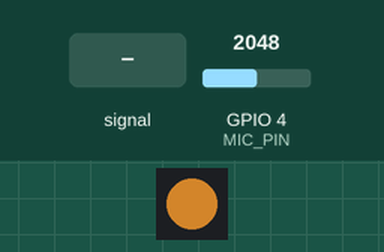
Simulated run of this sketch. Board: ESP32. Parts: 1 RGB LEDs in strip order, left to right. Inputs (shaded band) come from the test bench; at power-on: GPIO 4 (MIC_PIN) = 2048 (analog values on the 0–4095 scale). Dim RGB values are drawn brighter than linear.

Above: at 1.2 s.
1.3 s: GPIO 4 (MIC_PIN) set to 36
At 1.8 s:
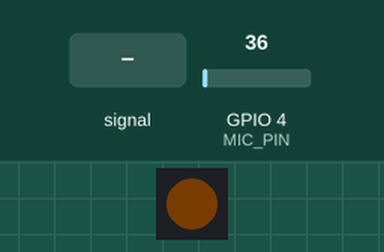
2.8 s: GPIO 4 (MIC_PIN) set to 31
At 4.0 s:
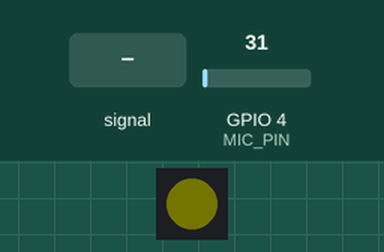
4.3 s: GPIO 4 (MIC_PIN) set to 0
At 5.3 s:
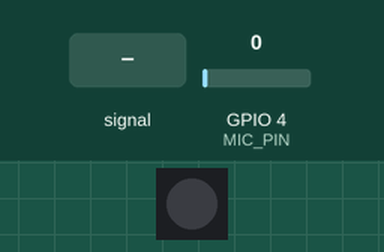
5.8 s: GPIO 4 (MIC_PIN) set to 2047
At 6.5 s:
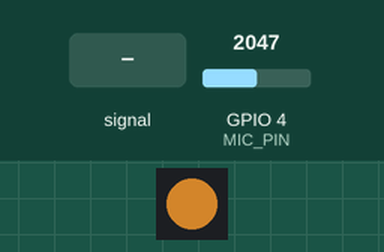
7.3 s: GPIO 4 (MIC_PIN) fed a 200 Hz sine of ±327 counts around its level
At 7.6 s:
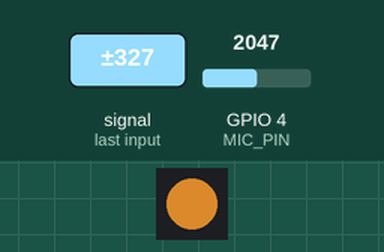
10.3 s: GPIO 4 (MIC_PIN) fed a 1000 Hz sine of ±1023 counts around its level
Timing chart, 0 to 14.3 s (numbered marks = the images above; inputs shaded):
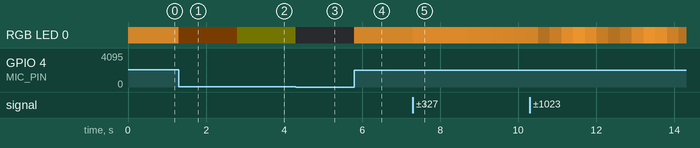

The sketch:

sound-to-light.ino
```cpp
#include <Adafruit_NeoPixel.h>

#define MIC_PIN   4     // ADC input
#define LED_PIN   48    // WS2812 LED pin
#define NUM_LEDS  1

Adafruit_NeoPixel led(NUM_LEDS, LED_PIN, NEO_GRB + NEO_KHZ800);

void setup() {
  led.begin();
  led.show();
  analogReadResolution(12);             // 12-bit ADC
  analogSetPinAttenuation(MIC_PIN, ADC_11db);
}

void loop() {
  int level = analogRead(MIC_PIN);      // 0–4095
  int brightness = map(level, 0, 4095, 0, 255);
  led.setBrightness(brightness);
  led.setPixelColor(0, led.Color(255, 160, 50));  // warm orange
  led.show();
}
```

Measured:
- after the input at 1.3 s, RGB LED 0: RGB(127, 80, 25) → RGB(2, 1, 0) at once
- after the input at 2.8 s, RGB LED 0: RGB(2, 1, 0) → RGB(1, 1, 0) at once
- after the input at 4.3 s, RGB LED 0: RGB(1, 1, 0) → off at once
- after the input at 5.8 s, RGB LED 0: off → RGB(127, 80, 25) at once
- after the input at 7.3 s, RGB LED 0: RGB(127, 80, 25) → RGB(147, 92, 28) at once, → RGB(146, 91, 28) 0.81 s later, → RGB(145, 91, 28) 0.30 s later, → RGB(142, 89, 27) 0.30 s later, … (9 changes in this stretch)
